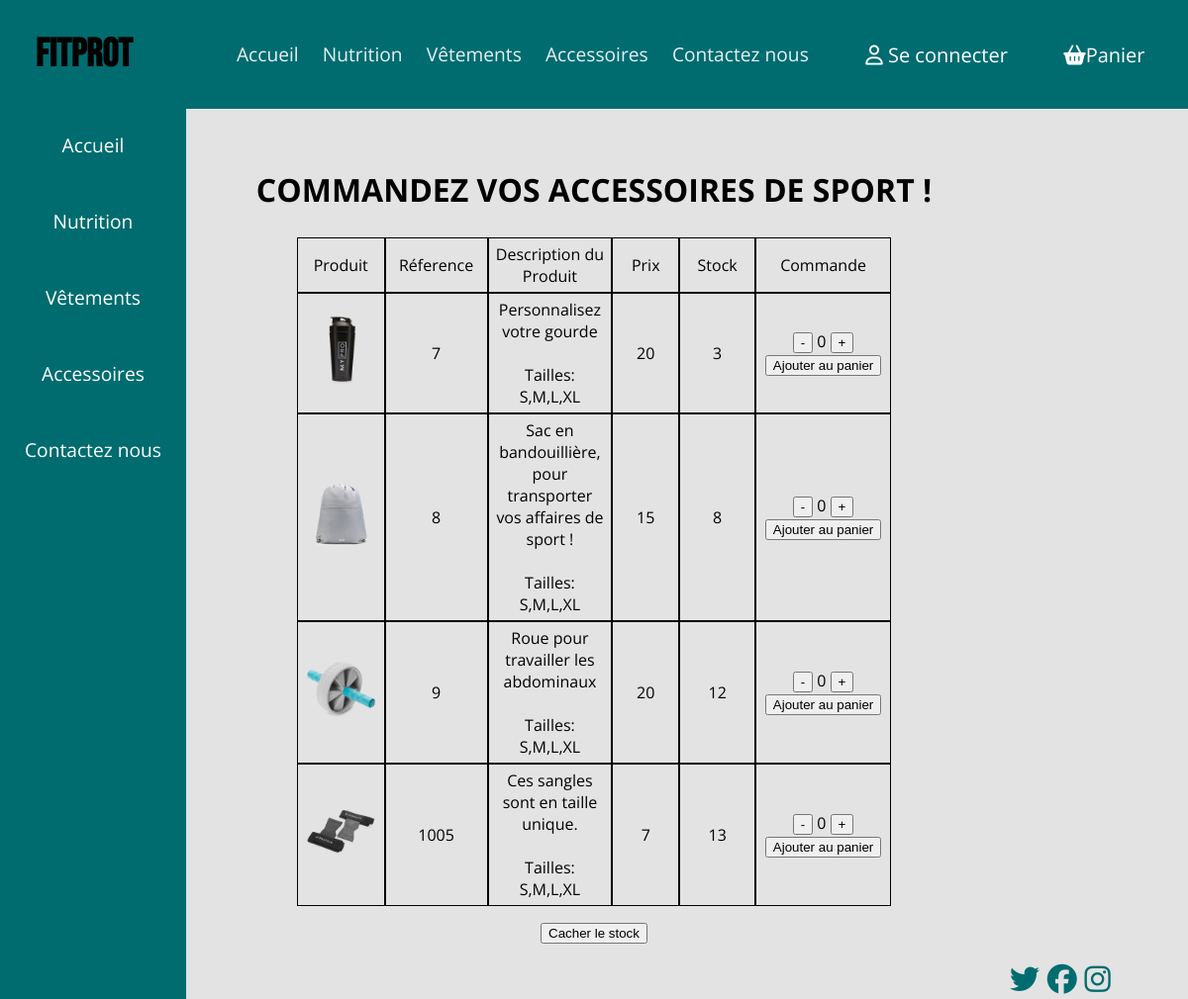
Screenshot of /accessoires.php with the database file from the repository.
### tables this page shows
CREATE TABLE IF NOT EXISTS `produit` (
  `categorie` varchar(50) NOT NULL,
  `image` varchar(100) NOT NULL,
  `ref` int NOT NULL AUTO_INCREMENT,
  `description` varchar(100) NOT NULL,
  `prix` float NOT NULL,
  `stock` int NOT NULL,
  PRIMARY KEY (`ref`)
);

### connexionBDD.php (the view)
<!DOCTYPE html>
<html>
 <?php
            function requête($sql){
                $servname = 'localhost';
                $dbname = 'fitprot';
                $user = 'root';
                $pass = 'eisti0001';
                try{
                    $dbco = new PDO("mysql:host=$servname;dbname=$dbname", $user, $pass);
                    $dbco->setAttribute(PDO::ATTR_ERRMODE, PDO::ERRMODE_EXCEPTION);
                    $stmt = $dbco->prepare($sql);
                    $stmt->execute();
                    $rowAll = $stmt->fetchAll(PDO::FETCH_BOTH);
                    echo"<table>
                    <tr>
                    <td>Produit</td>
                    <td>Réference</td>
                    <td>Description du Produit</td>
                    <td>Prix</td>
                    <td class='stock'>Stock</td>
                    <td>Commande</td>
                    </tr>";
                    $i = 1;
                    foreach( $rowAll as $row )
                    {
                        echo "
                        <tr>
                        <td class='vetements'> <img src =".$row['image']." alt='T-shirt d'entraînement pour Homme' onclick='zoom(this.id)' id='t-shirt'> </td>
                        <td class='ref'>".$row['ref']."</td>
                        <td>".$row['description']."<br></br> Tailles: S,M,L,XL</td>
                        <td>".$row['prix']."</td>
                        <td class='stock'>".$row['stock']."</td>
                        <td>
                        <input type='button' value='-' id='btn-".$i."' onclick='moins(this.id)'>
                        <span class='nb-article'>0</span>
                        <input type='button' value='+' id='btn+".$i."' onclick='plus(this.id)'>
                        <input type='submit' value='Ajouter au panier' id='btn-add-panier onclick=MajStock()'>
                        </td>
                        </tr>";
                        $i++;
                    }
                    echo'</table>';
                }
                catch(PDOException $e){
                echo "Erreur : " . $e->getMessage();
                }
            }
        ?>
</html>

### CSS/site.css (style rules this page uses)
body { font-family: 'Open Sans', sans-serif; padding: 0; margin: 0; background-color: rgb(227, 227, 227); }
img { width: 100%; }
table td { border: 1px solid black; padding: 5px; width: 150px; text-align: center; }
table { border-spacing: 0px; width: 50%; margin: 0 auto; }

### rows the page displays
produit: image (picture), ref "7", description "Personnalisez votre gourde", prix "20", stock "3"
produit: image (picture), ref "8", description "Sac en bandouillière, pour transporter vos affaires de sport !", prix "15", stock "8"
produit: image (picture), ref "9", description "Roue pour travailler les abdominaux", prix "20", stock "12"
produit: image (picture), ref "1005", description "Ces sangles sont en taille unique.", prix "7", stock "13"
